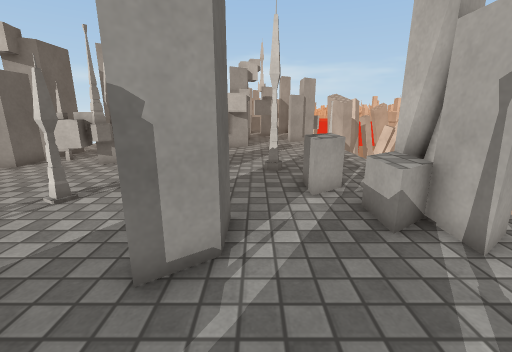
View 1 (above)

17 first-person views from a walk through a 3-D level made in the Unity game engine. The camera is 1.2 m above the floor, tilts 14° down and sees 90° across. The floor is counted in squares, 0.5 m on a side. Each view is taken from the middle of a square. On the plan, view 1 faces up. The plan holds only what a view shows up to about 17 squares ahead; the rest is blank. The place goes on beyond the plan. The player is left out. Surface patterns are stand-ins for the level's own textures.

View 2
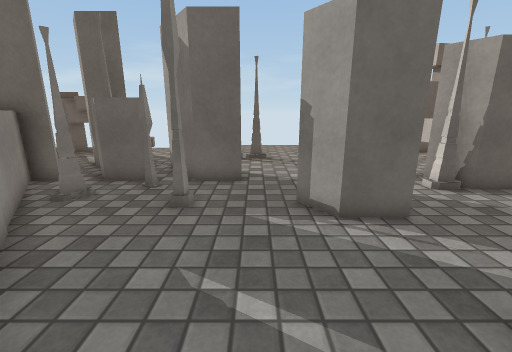

View 3
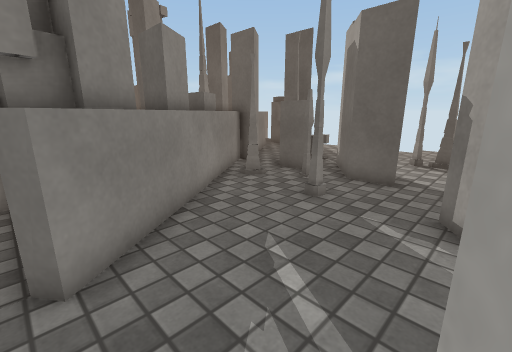

View 4
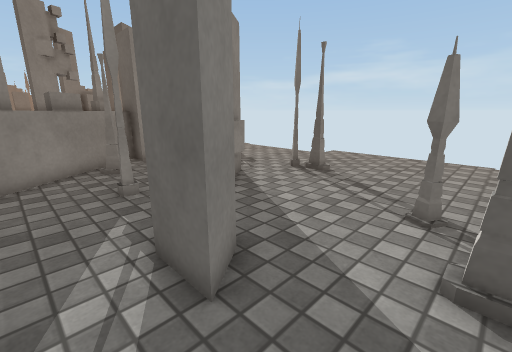

View 5
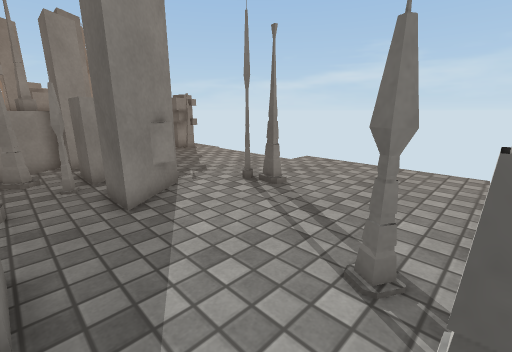

View 6
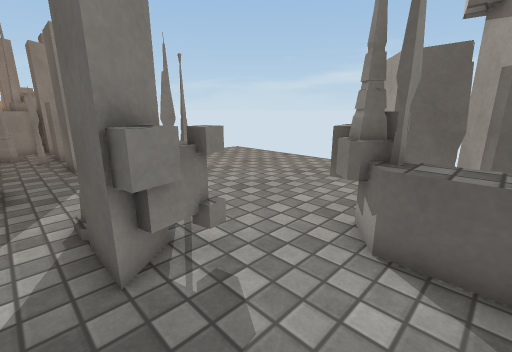

View 7
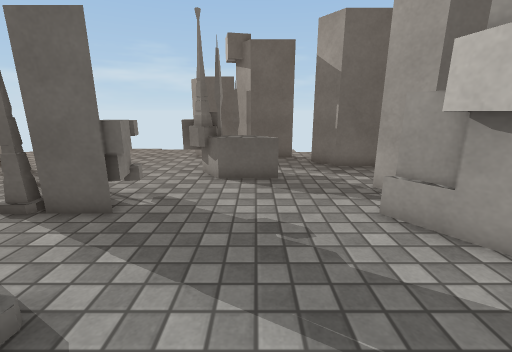

View 8
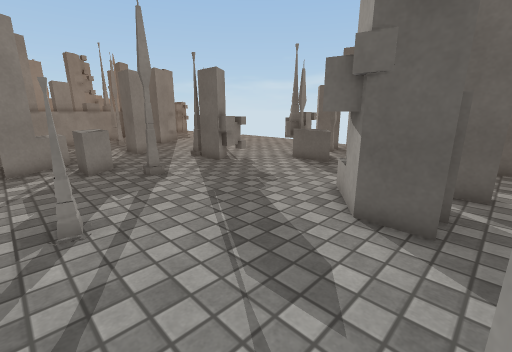

View 9
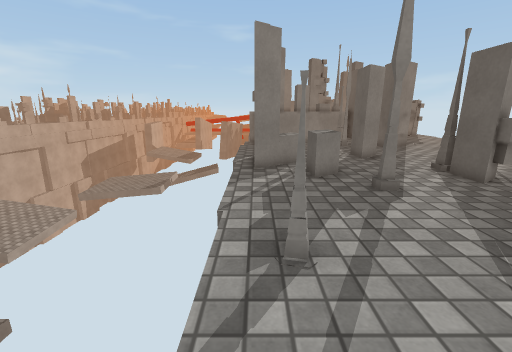

View 10
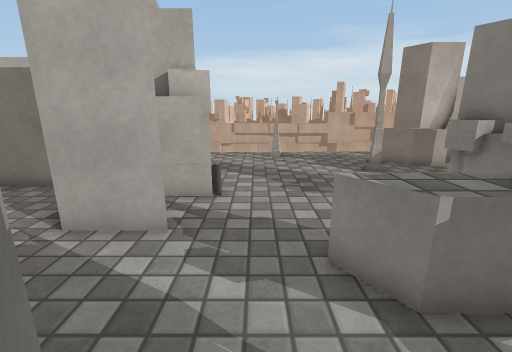

View 11
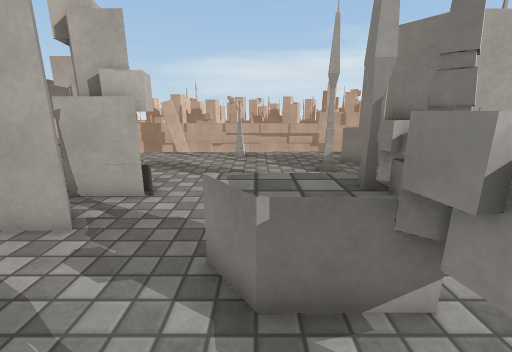

View 12
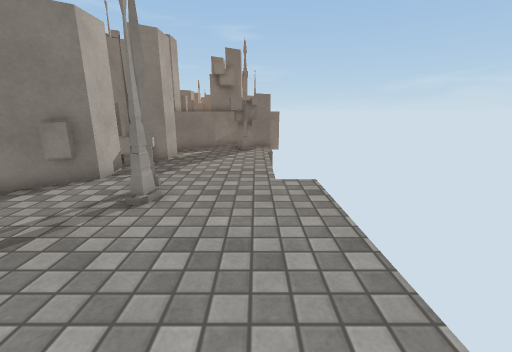

View 13
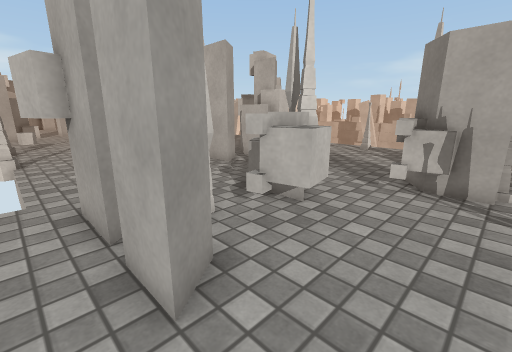

View 14
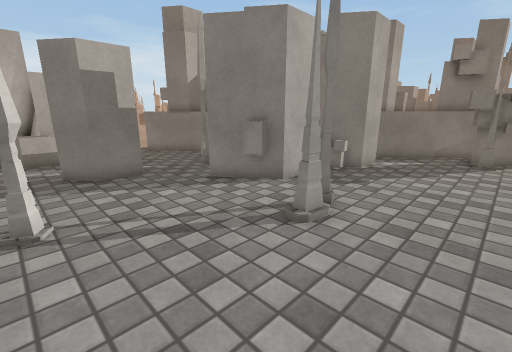

View 15
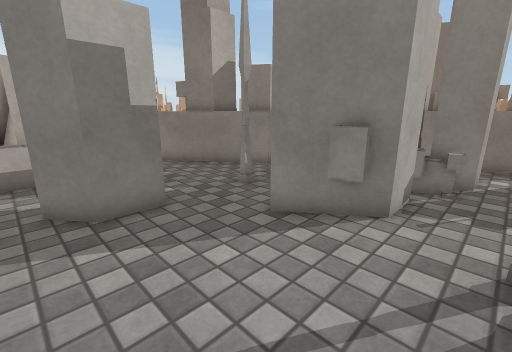

View 16
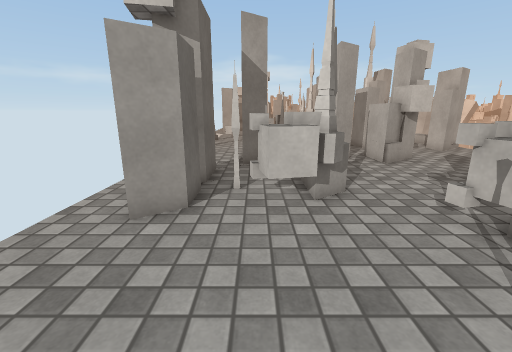

View 17
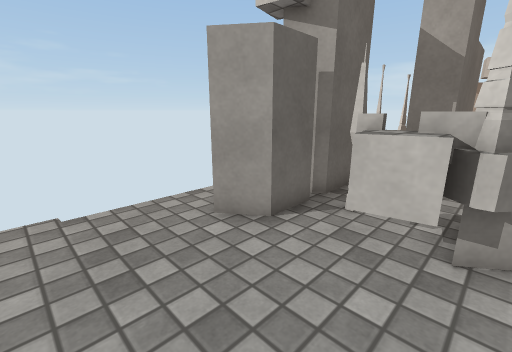

### Floor plan
Key: @ floor where view 1 was taken; # wall or solid block; x gap in a wall; . floor; = window, fence, low wall or low ledge; ^ raised ledge; v drop or lower ground; T thing the floor can be seen under or through.
Columns run from 13 left of view 1 to 6 right of it. Each row starts with its distance up from view 1.
 21  .. ##...x.........
 20  .. ##..##.^#......
 19  .. ##..##^^#......
 18  .. ##..#.^##......
 17  ..##......##......
 16 # T................
 15 #TT....=.........#.v
 14 .T#...^^...........v
 13 .##x#.^^...........v
 12 .##.x^#............v
 11 .##.^^=..##...#....v
 10 .........##.....=..v
  9 .........##....^^..v
  8 .........##....^^.#v
  7 ...............==##v
  6 ................^##
  5 ...........##...^##
  4 ...........##....#.
  3 ...................
  2 ....#..............
  1 ....#...##.........
  0  ......###...@...^^
 -1  ......###......##^
 -2  ......x.^....#^###
 -3  .....=# ^...##^^
 -4  .....##^x.x^^#^  ^
 -5  .....####.^^     ^
 -6  .....####^ ^     ^
 -7  ......^^^
 -8  ###.#^ ^

Positions as (right, up) in squares from view 1, and headings:
1: (0, 0), facing up
2: (5, 2), facing left
3: (5, 4), facing down-left
4: (1, 8), facing down-left
5: (-2, 8), facing down-left
6: (-2, 14), facing down-left
7: (3, 14), facing left
8: (5, 21), facing down-left
9: (5, 19), facing down
10: (-10, 16), facing right
11: (-10, 14), facing right
12: (-12, 9), facing down
13: (-13, 8), facing up-right
14: (-12, 7), facing down-right
15: (-8, 6), facing down-right
16: (-9, 5), facing up
17: (-7, 7), facing up-left
